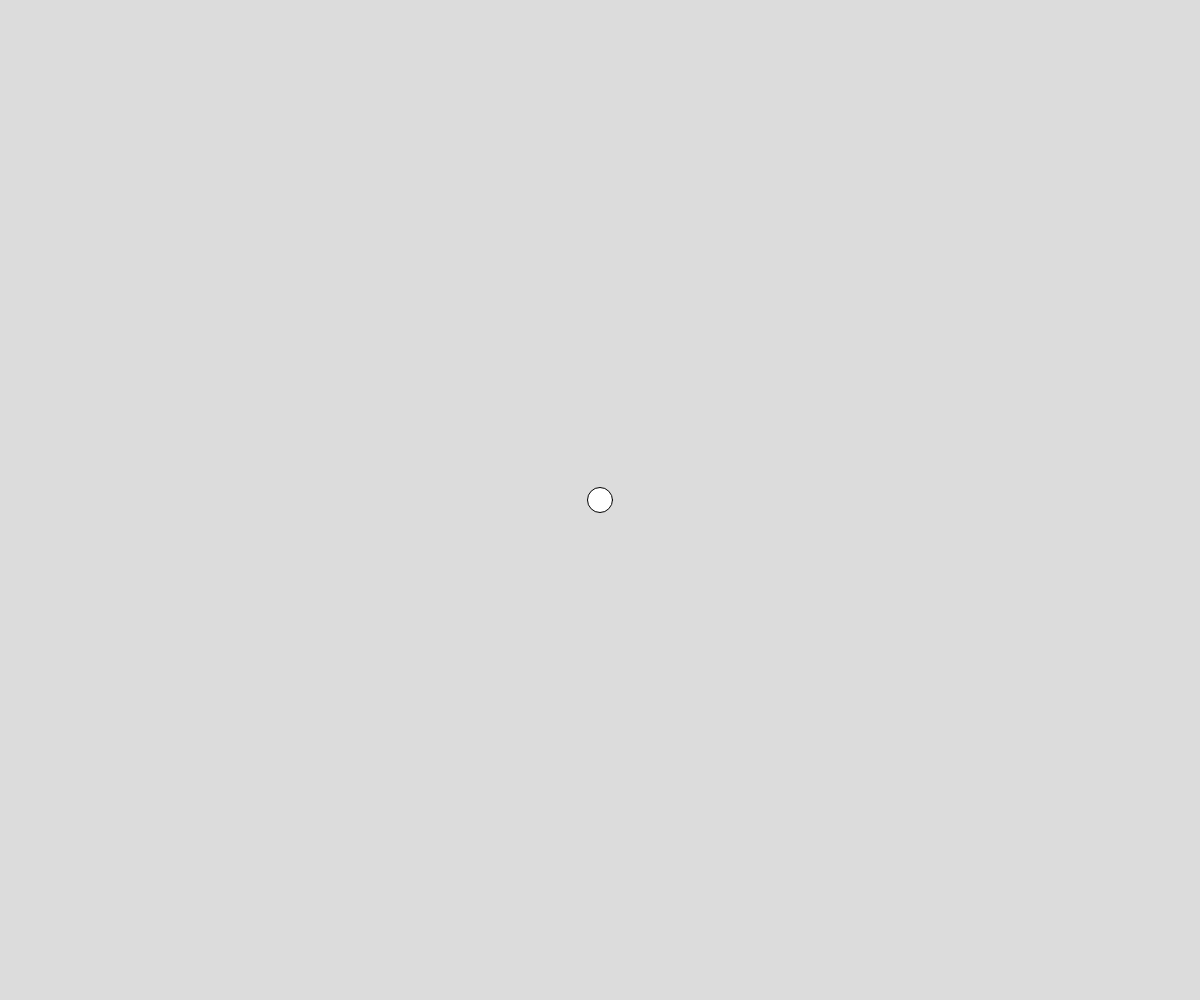
Frame 1 (no input)
Frame 60 (no input): identical to frame 1, image omitted
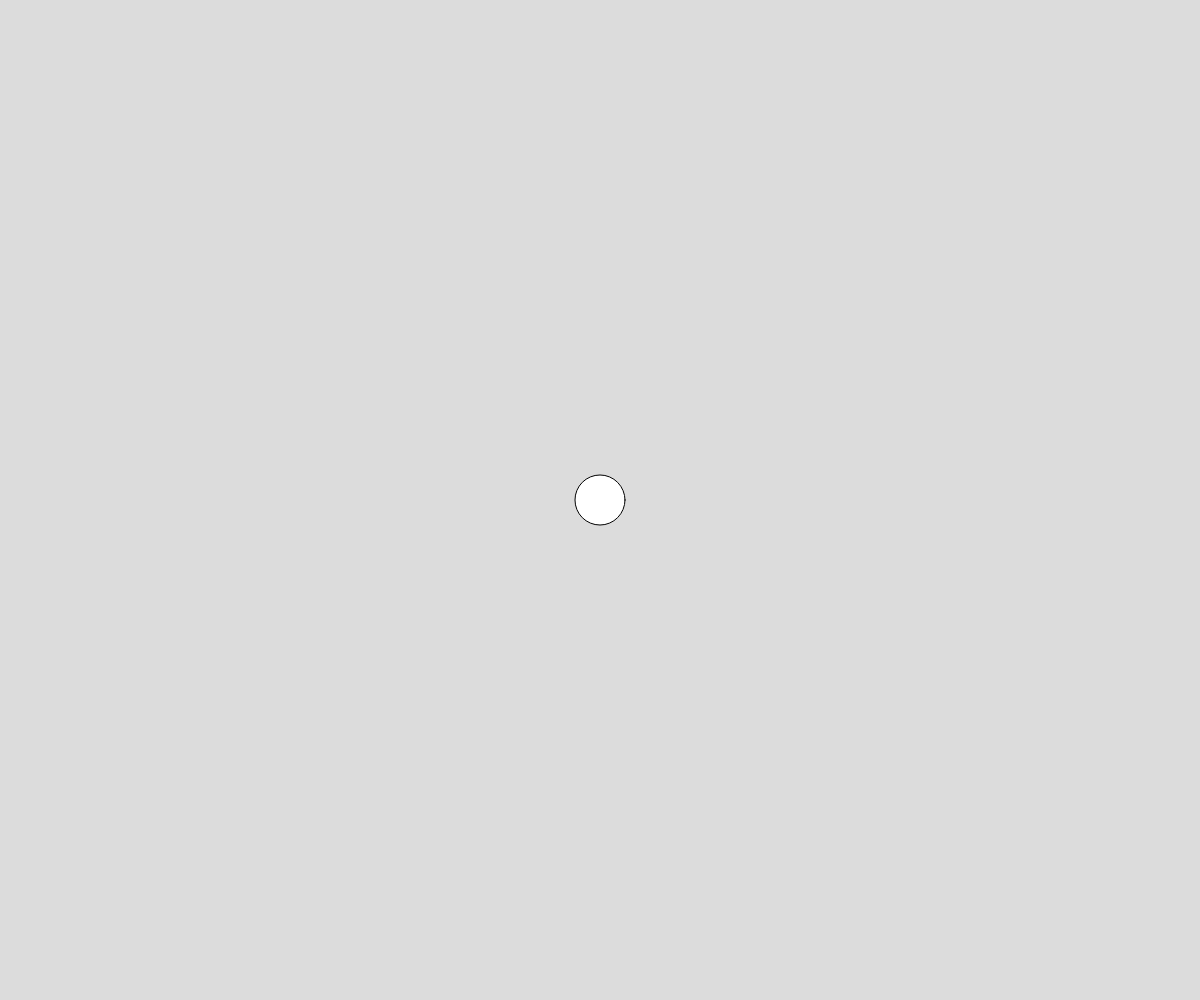
Frame 120 (the mouse pressed at the canvas centre since frame 60)

The p5.js sketch that drew these frames (run headless with seeded random() and noise() and a simulated clock; from frame 60 on, the mouse is pressed at the canvas centre):

// p5.js sketch
// ── sketch.js
function setup() {
  createCanvas(windowWidth, windowHeight);
  createElement('h2', '...and here it is');
}

let x = 25

function draw() {
  background(220);
  ellipse(width / 2, height / 2, x, x)

}

function mousePressed() {
  createP('This circle just doubled in size!')
  console.log('text worked')
  x = x * 2
}
